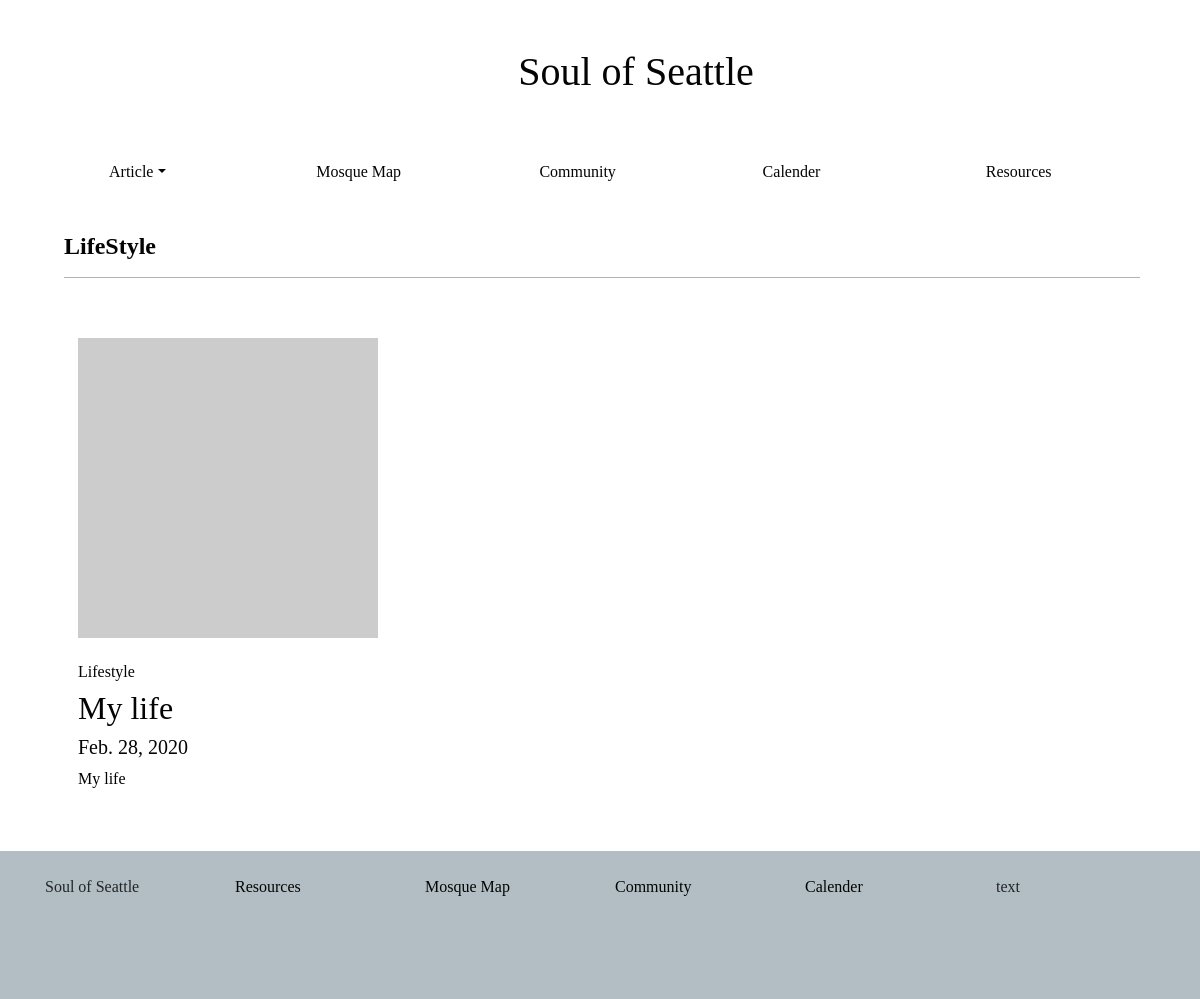
The page /lifestyle on the database its author committed.
### soulofseattlepages/models.py (models this page shows, shortened)
class userPost(models.Model):
   author = models.ForeignKey(author, on_delete = models.CASCADE)
   post_Title = models.CharField(max_length = 255, unique = True)
   post_Slug = models.CharField(max_length = 255, unique = True)
   post_Content = models.TextField()
   post_CreatedOn = models.DateTimeField(auto_now_add = True)
   post_UploadImage = models.ImageField(default = "default.png", blank = True)
   post_Status = models.IntegerField(choices = STATUS, default = 0)
   tags = TaggableManager()
   post_Category = models.CharField(max_length = 200, choices = CATEGORIES, default = "Lifestyle")
   class Meta:
       ordering = ['-post_CreatedOn']

### soulofseattlepages/views.py (the view)
# urls.py: path('lifestyle', views.lifestyle, name="Lifestyle"),
def lifestyle(request):
    if request.method == 'GET':
        lifestyle_article = userPost.objects.filter(post_Category='Lifestyle').values()
        lifestyle_articles = {
            "lifestyle_articles": lifestyle_article
        }
    return render(request, 'categories/lifestyle.htm', lifestyle_articles)

### templates/categories/lifestyle.htm (shortened to what this page needs)
<!DOCTYPE html>
<html lang="en">
<head>
    <link rel="stylesheet" href="https://stackpath.bootstrapcdn.com/bootstrap/4.4.1/css/bootstrap.min.css"
>
    {% load static %}
    <link rel="stylesheet" type="text/css" href="{% static "CSS/style.css" %}">
</head>
<body>
    <header class="pt-5 pl-5">
        <div class="container">
            <div class="pl-4">
                {% load static %}
                <b>
                    <h1 class="center-text">Soul of Seattle</h1>
                </b>
                <div class="row pt-5">
                    <div class="col-sm">
                        <ul class="nav">
                            <li class="nav-item dropdown ">
                                <a class="nav-link dropdown-toggle" data-toggle="dropdown" href="#" role="button"
                                    aria-haspopup="true" aria-expanded="false">Article</a>
                            </li>
                        </ul>
                    </div>
                    <div class="col-sm pt-2">
                        <a href="{% url 'MosqueMap' %}">Mosque Map</a>
                    </div>
                    <div class="col-sm pt-2">
                        <a href="{% url 'Community' %}">Community</a>
                    </div>
                    <div class="col-sm pt-2">
                        <a href="{% url 'Calender' %}">Calender</a>
                    </div>
                    <div class="col-sm pt-2">
                        <a href="{% url 'Resources' %}">Resources</a>
                    </div>
                </div>
            </div>
        </div>
    </header>
    <div class="container">
        <div class="pt-3 ml-1">
            <div class="pt-4 col-sm-12">
                    <h4 class="heading-color"><b> LifeStyle </b></h4>
                    <hr>
            </div>
        </div>
    </div>
    <section>
        <div class="container">
            <div class="row">
                <div class="lifestyle-Padding"></div>
                    {% for lifestyle_article in lifestyle_articles  %}
                    <div class="col-sm-8 col-md mt-4 ">
                        <div class=" mb-4">
                            <div class="card-body">
                                <a href="{% url 'Article' lifestyle_article.post_Slug %}">
                                    <img class ="pb-4" src="https://via.placeholder.com/300" class="card-img-top">
                                    <div class="heading-color">
                                        <h6>{{ lifestyle_article.post_Category }}</h6>
                                        <h2>{{ lifestyle_article.post_Title }}</h2>
                                        <h5>{{ lifestyle_article.post_CreatedOn | date}}</h5>
                                        <p>{{lifestyle_article.post_Content|slice:":200" }}   </p>
                                    </div>
                                </a>
                            </div>
                        </div>
                        </div>
                        {% endfor %}
                    </div>
                </div>
    </section>
    <footer class="footer-padding ">
        <div class="container">
            <div class="row">
                <div class="col-sm-2 col-xsm-2 pt-4 pl-8">
                    Soul of Seattle
                </div>
                <div class="col-sm-2 col-xms-2 pt-4">
                    <a href="{% url 'Resources' %}">Resources</a>
                </div>
                <div class="col-sm-2 col-xms-2 pt-4">
                    <a href="{% url 'MosqueMap' %}">Mosque Map</a>
                </div>
                <div class="col-sm-2 col-xms-2 pt-4">
                    <a href="{% url 'Community' %}">Community</a>
                </div>
                <div class="col-sm-2 col-xms-2 pt-4">
                    <a href="{% url 'Calender' %}">Calender</a>
                </div>
                <div class="col-sm-2 col-xms-2 pt-4 pl-3">
                    text
                </div>
            </div>
        </div>
    </footer>
</body>
</html>

### static/CSS/style.css (style rules this page uses)
body, html { background-color: white; font-family: 'Playfair Display', serif; }
h1, h5 ,h6 { color: #040404; }
p { color: black; }
hr { border-color: black; }
.center-text { text-align: center; }
.footer-padding { padding-bottom: 100px; background-color: #b2bec3; }
footer { background-color: #b2bec3; }
hr { border-color: #B2B2B2; }
.lifestyle-Padding { padding-right: 13px; }
.heading-color { color: #040404; }
a:link, a:hover, a:visited { color: #040404; text-decoration: none; }

### rows shown on the page
userPost: post_Category "Lifestyle", post_Title "My life", post_CreatedOn "Feb. 28, 2020", post_Content "My life"
